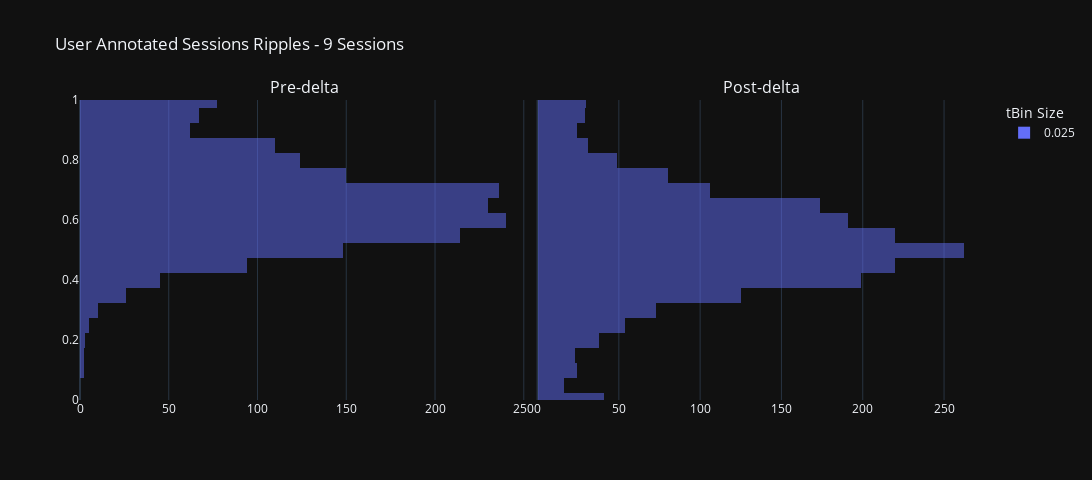

Source (notebook cell):
### Code cell
concatenated_ripple_df = deepcopy(all_sessions_user_annotated_ripple_df).infer_objects()
ripple_title_prefix = "User Annotated Sessions Ripples"

# concatenated_ripple_df = deepcopy(user_approved_ripple_df)
# ripple_title_prefix = "User Selected Ripples Only"

# concatenated_ripple_df = deepcopy(user_rejected_ripple_df)
# ripple_title_prefix = "User Rejected Ripples Only"

# concatenated_ripple_df = deepcopy(df)


# Create a bubble chart for ripples
enabled_time_bin_sizes = None
ripple_num_unique_sessions: int = concatenated_ripple_df.session_name.nunique(dropna=True) # number of unique sessions, ignoring the NA entries
ripple_num_unique_time_bins: int = concatenated_ripple_df.time_bin_size.nunique(dropna=True)
ripple_title_string_suffix: str = f'{ripple_num_unique_sessions} Sessions'
ripple_title: str = f"{ripple_title_prefix} - {ripple_title_string_suffix}"
fig_ripples = _helper_build_figure(data_results_df=concatenated_ripple_df, histogram_bins=25, earliest_delta_aligned_t_start=earliest_delta_aligned_t_start, latest_delta_aligned_t_end=latest_delta_aligned_t_end, enabled_time_bin_sizes=enabled_time_bin_sizes, main_plot_mode='default', title=ripple_title)
fig_ripples.update_layout(fig_size_kwargs)
fig_ripples.show()
# fig_to_clipboard(fig_ripples)

### Figure 1 — Plotly figure (JSON) as saved in the notebook; plotly's stock layout.template omitted (floating-point values rounded to 4 significant figures; data arrays with more than 128 entries replaced by an {"elided": "..."} marker saying what was removed)
{"data": [{"alignmentgroup": "True", "bingroup": "y", "hovertemplate": "time_bin_size=0.025<br>count=%{x}<br>P_Long=%{y}<extra></extra>", "legendgroup": "0.025", "marker": {"color": "#636efa", "opacity": 0.5, "pattern": {"shape": ""}}, "name": "0.025", "nbinsy": 25, "offsetgroup": "0.025", "orientation": "h", "showlegend": true, "type": "histogram", "xaxis": "x", "y": {"elided": "1855 float values"}, "yaxis": "y"}, {"alignmentgroup": "True", "bingroup": "y", "hovertemplate": "time_bin_size=0.025<br>count=%{x}<br>P_Long=%{y}<extra></extra>", "legendgroup": "0.025", "marker": {"color": "#636efa", "opacity": 0.5, "pattern": {"shape": ""}}, "name": "0.025", "nbinsy": 25, "offsetgroup": "0.025", "orientation": "h", "showlegend": false, "type": "histogram", "xaxis": "x2", "y": {"elided": "2011 float values"}, "yaxis": "y2"}], "layout": {"annotations": [{"font": {"size": 16}, "showarrow": false, "text": "Pre-delta", "x": 0.2475, "xanchor": "center", "xref": "paper", "y": 1, "yanchor": "bottom", "yref": "paper"}, {"font": {"size": 16}, "showarrow": false, "text": "Post-delta", "x": 0.7525, "xanchor": "center", "xref": "paper", "y": 1, "yanchor": "bottom", "yref": "paper"}], "barmode": "overlay", "height": 480, "legend": {"title": {"text": "tBin Size"}}, "title": {"text": "User Annotated Sessions Ripples - 9 Sessions"}, "width": 1650, "xaxis": {"anchor": "y", "domain": [0, 0.495]}, "xaxis2": {"anchor": "y2", "domain": [0.505, 1]}, "yaxis": {"anchor": "x", "domain": [0, 1], "range": [0, 1]}, "yaxis2": {"anchor": "x2", "domain": [0, 1], "matches": "y", "range": [0, 1], "showticklabels": false}}}
